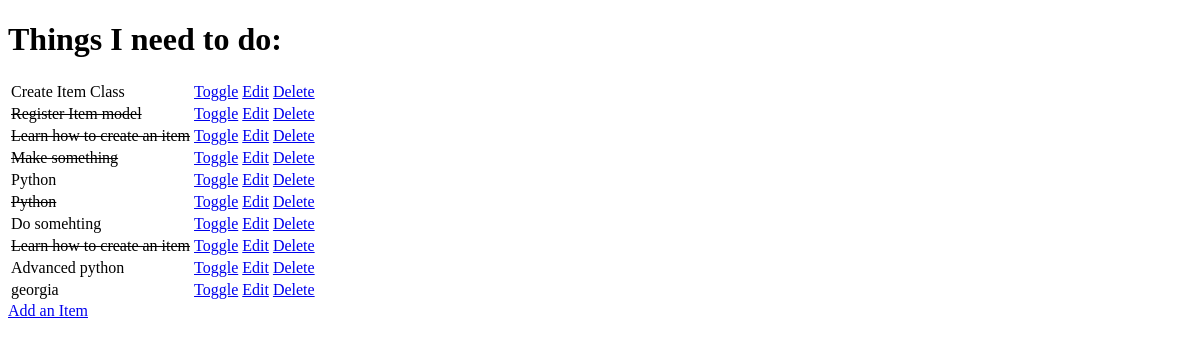
/, run on an earlier commit of the app's database.
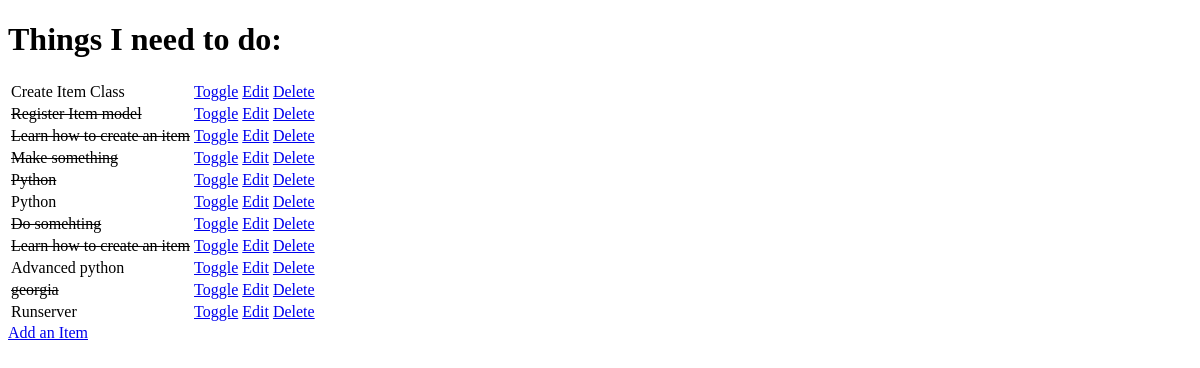
And on a later commit of the database.
### todo/models.py (models this page shows, shortened)
class Item(models.Model):
    name = models.CharField(max_length=50, null=False, blank=False)
    done = models.BooleanField(null=False, blank=False)

### todo/views.py (the view)
# urls.py: path('', views.get_todo_list, name='get_todo_list'),
def get_todo_list(request):
    items = Item.objects.all()
    context = {
        'items': items
    }
    return render(request, 'todo/todo_list.html', context)

### todo/templates/todo/todo_list.html (shortened to what this page needs)
<!DOCTYPE html>
<html lang="en">
<head>
</head>
<body>
    <h1>Things I need to do:</h1>
    <table>
        {% for item in items %}
        <tr>
            {% if item.done %}
                <td><strike>{{ item.name }}</strike></td>
            {% else %}
                <td>{{ item.name }}</td>
            {% endif %}
            <td>
                <a href="/toggle/{{ item.id }}">
                Toggle
                </a>
            </td>
            <td>
                <a href="/edit/{{ item.id }}">
                Edit
                </a>
            </td>
            <td>
            <a href="/delete/{{ item.id }}">
            Delete
            </a>
            </td>
        </tr>
        {% empty %}
        <tr><td></td></tr>
        {% endfor %}
    </table>
    <a href="/add">Add an Item</a>
</body>
</html>

What changed in the data, as far as the page shows it:
changed Item (number 5 of 11 on the later page): done False → True (drawn)
changed Item (number 6 of 11 on the later page): done True → False (drawn)
changed Item "Do somehting": done False → True (drawn)
changed Item "georgia": done False → True (drawn)
added Item: name "Runserver"
